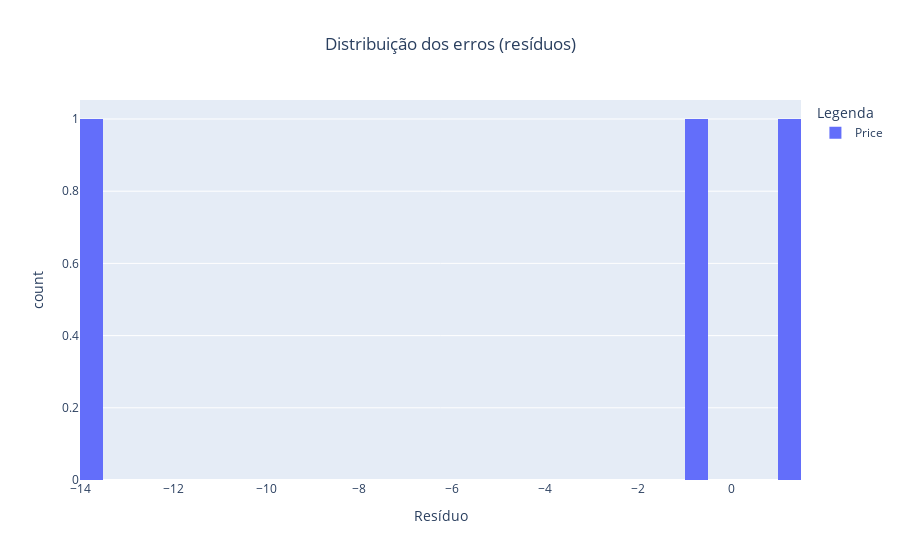

Here is the notebook cell this chart was saved with:
### Markdown cell above
## Resíduos do modelo

### Code cell
err = y_test - y_pred

fig = ex.histogram(err,
                   nbins=50,
                   title='Distribuição dos erros (resíduos)'
                )

fig.update_layout(
    xaxis_title = 'Resíduo',
    legend_title_text = 'Legenda',
    title_x = 0.5
)

fig.show()

### Figure 1 — Plotly figure (JSON) as saved in the notebook; plotly's stock layout.template omitted (floating-point values rounded to 4 significant figures)
{"data": [{"bingroup": "x", "hovertemplate": "variable=Price<br>value=%{x}<br>count=%{y}<extra></extra>", "legendgroup": "Price", "marker": {"color": "#636efa", "pattern": {"shape": ""}}, "name": "Price", "nbinsx": 50, "orientation": "v", "showlegend": true, "type": "histogram", "x": [1.493, -0.508, -13.84], "xaxis": "x", "yaxis": "y"}], "layout": {"barmode": "relative", "legend": {"title": {"text": "Legenda"}, "tracegroupgap": 0}, "title": {"text": "Distribuição dos erros (resíduos)", "x": 0.5}, "xaxis": {"anchor": "y", "domain": [0, 1], "title": {"text": "Resíduo"}}, "yaxis": {"anchor": "x", "domain": [0, 1], "title": {"text": "count"}}}}
